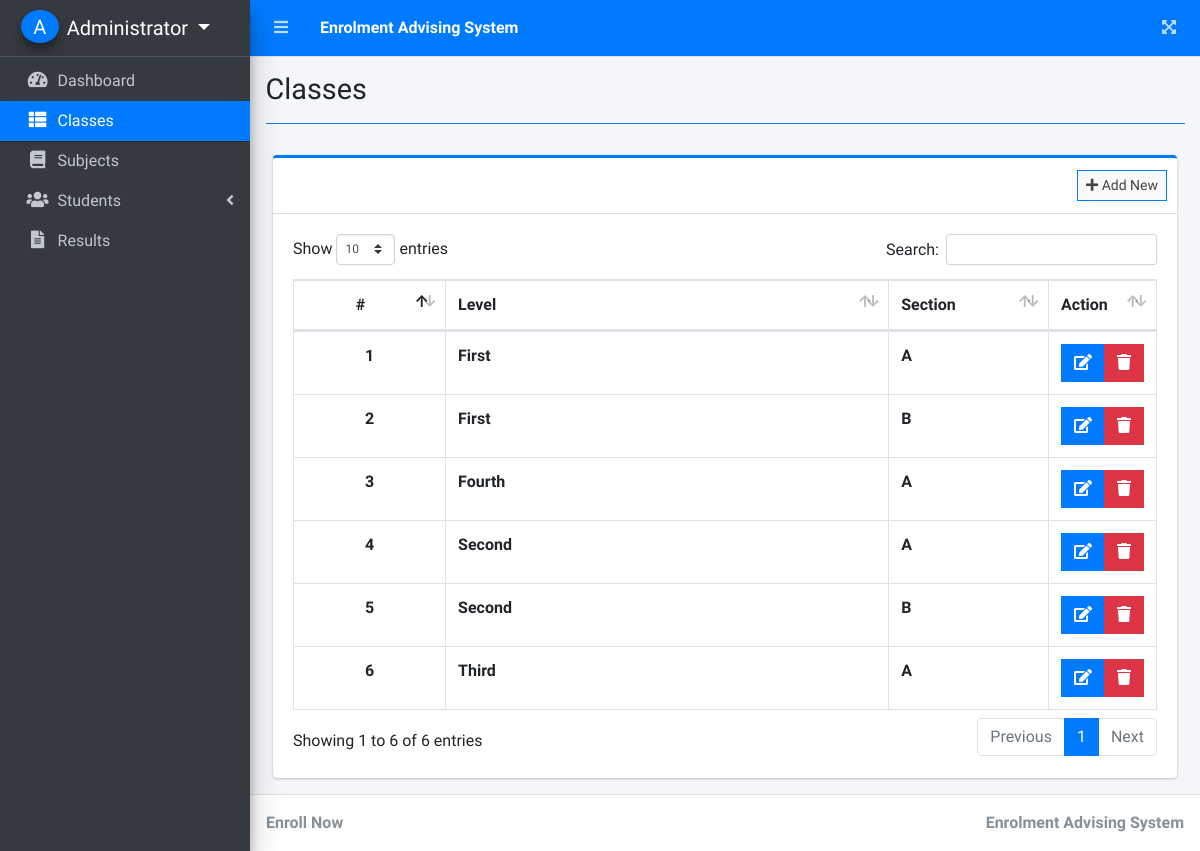
The app's page /index.php?page=classes (signed in) with its own data.
### tables this page shows
CREATE TABLE `classes` (
  `id` int(30) NOT NULL,
  `level` varchar(200) NOT NULL,
  `section` varchar(200) NOT NULL,
  `date_created` datetime NOT NULL DEFAULT current_timestamp()
);

### classes.php (the view, shortened to what this page needs)
<?php include'db_connect.php' ?>
<div class="col-lg-12">
	<div class="card card-outline card-primary">
		<div class="card-header">
			<div class="card-tools">
				<a class="btn btn-block btn-sm btn-default btn-flat border-primary new_class" href="javascript:void(0)"><i class="fa fa-plus"></i> Add New</a>
			</div>
		</div>
		<div class="card-body">
			<table class="table tabe-hover table-bordered" id="list">
				<colgroup>
					<col width="20%">
					<col width="60%">
					<col width="20%">
				</colgroup>
				<thead>
					<tr>
						<th class="text-center">#</th>
						<th>Level</th>
						<th>Section</th>
						<th>Action</th>
					</tr>
				</thead>
				<tbody>
					<?php
					$i = 1;
					$qry = $conn->query("SELECT * FROM classes order by level asc, section asc ");
					while($row= $qry->fetch_assoc()):
					?>
					<tr>
						<th class="text-center"><?php echo $i++ ?></th>
						<td><b><?php echo $row['level'] ?></b></td>
						<td><b><?php echo $row['section'] ?></b></td>
						<td class="text-center">
		                    <div class="btn-group">
		                        <a href="javascript:void(0)" data-id='<?php echo $row['id'] ?>' class="btn btn-primary btn-flat manage_class">
		                          <i class="fas fa-edit"></i>
		                        </a>
		                        <button type="button" class="btn btn-danger btn-flat delete_class" data-id="<?php echo $row['id'] ?>">
		                          <i class="fas fa-trash"></i>
		                        </button>
	                      </div>
						</td>
					</tr>
				<?php endwhile; ?>
				</tbody>
			</table>
		</div>
	</div>
</div>

### index.php (shortened to what this page needs)
<!DOCTYPE html>
<html lang="en">
<?php
	include 'header.php'
?>
<body class="hold-transition sidebar-mini layout-fixed layout-navbar-fixed layout-footer-fixed">
<div class="wrapper">
  <?php include 'topbar.php' ?>
  <?php include 'sidebar.php' ?>
  <div class="content-wrapper">
    <div class="content-header">
      <div class="container-fluid">
        <div class="row mb-2">
          <div class="col-sm-6">
            <h1 class="m-0"><?php echo $title ?></h1>
          </div>
        </div>
            <hr class="border-primary">
      </div>
    </div>
    <section class="content">
      <div class="container-fluid">
         <?php
            $page = isset($_GET['page']) ? $_GET['page'] : 'home';
            if(!file_exists($page.".php")){
                include '404.html';
            }else{
            include $page.'.php';
            }
          ?>
      </div>
    </section>
  </div>
  <footer class="main-footer">
    <strong>Enroll Now</strong>
    <div class="float-right d-none d-sm-inline-block">
      <b><?php echo $_SESSION['system']['name'] ?></b>
    </div>
  </footer>
</div>
</body>
</html>

### header.php (shortened to what this page needs)
<head>
  <?php
  $title = isset($_GET['page']) ? ucwords(str_replace("_", ' ', $_GET['page'])) : "Home";
  $title = str_replace("Persons Companies","Persons/Companies",$title);
  ?>
  <link rel="stylesheet" href="assets/plugins/fontawesome-free/css/all.min.css">
  <link rel="stylesheet" href="assets/plugins/overlayScrollbars/css/OverlayScrollbars.min.css">
  <link rel="stylesheet" href="assets/plugins/datatables-bs4/css/dataTables.bootstrap4.min.css">
  <link rel="stylesheet" href="assets/plugins/datatables-responsive/css/responsive.bootstrap4.min.css">
  <link rel="stylesheet" href="assets/plugins/datatables-buttons/css/buttons.bootstrap4.min.css">
  <link rel="stylesheet" href="assets/plugins/select2/css/select2.min.css">
  <link rel="stylesheet" href="assets/plugins/select2-bootstrap4-theme/select2-bootstrap4.min.css">
  <link rel="stylesheet" href="assets/plugins/sweetalert2-theme-bootstrap-4/bootstrap-4.min.css">
  <link rel="stylesheet" href="assets/plugins/toastr/toastr.min.css">
  <link rel="stylesheet" href="assets/plugins/dropzone/min/dropzone.min.css">
  <link rel="stylesheet" href="assets/dist/css/jquery.datetimepicker.min.css">
  <link rel="stylesheet" href="assets/plugins/icheck-bootstrap/icheck-bootstrap.min.css">
  <link rel="stylesheet" href="assets/plugins/bootstrap4-toggle/css/bootstrap4-toggle.min.css">
  <link rel="stylesheet" href="assets/dist/css/adminlte.min.css">
  <link rel="stylesheet" href="assets/dist/css/styles.css">
  <link rel="stylesheet" href="assets/plugins/summernote/summernote-bs4.min.css">
</head>

### topbar.php (shortened to what this page needs)
<nav class="main-header navbar navbar-expand navbar-primary navbar-dark ">
  <ul class="navbar-nav">
    <?php if(isset($_SESSION['login_id'])): ?>
    <li class="nav-item">
      <a class="nav-link" data-widget="pushmenu" href="" role="button"><i class="fas fa-bars"></i></a>
    </li>
  <?php endif; ?>
    <li>
      <a class="nav-link text-white"  href="./" role="button"> <large><b><?php echo $_SESSION['system']['name'] ?></b></large></a>
    </li>
  </ul>
  <ul class="navbar-nav ml-auto">
    <li class="nav-item">
      <a class="nav-link" data-widget="fullscreen" href="#" role="button">
        <i class="fas fa-expand-arrows-alt"></i>
      </a>
    </li>
  </ul>
</nav>

### sidebar.php (shortened to what this page needs)
<aside class="main-sidebar sidebar-dark-primary elevation-4">
  <div class="dropdown">
 	<a href="javascript:void(0)" class="brand-link dropdown-toggle" data-toggle="dropdown" aria-expanded="true">
      <?php if(empty($_SESSION['login_avatar'])): ?>
      <span class="brand-image img-circle elevation-3 d-flex justify-content-center align-items-center bg-primary text-white font-weight-500" style="width: 38px;height:50px"><?php echo strtoupper(substr($_SESSION['login_firstname'], 0,1).substr($_SESSION['login_lastname'], 0,1)) ?></span>
      <?php else: ?>
        <span class="image">
          <img src="../assets/uploads/<?php echo $_SESSION['login_avatar'] ?>" style="width: 38px;height:38px" class="img-circle elevation-2" alt="User Image">
        </span>
      <?php endif; ?>
      <span class="brand-text font-weight-light"><?php echo ucwords($_SESSION['login_firstname'].' '.$_SESSION['login_lastname']) ?></span>
    </a>
  </div>
  <div class="sidebar">
    <nav class="mt-2">
      <ul class="nav nav-pills nav-sidebar flex-column nav-flat" data-widget="treeview" role="menu" data-accordion="false">
        <li class="nav-item dropdown">
          <a href="./" class="nav-link nav-home">
            <i class="nav-icon fas fa-tachometer-alt"></i>
            <p>
              Dashboard
            </p>
          </a>
        </li>
        <li class="nav-item dropdown">
          <a href="./index.php?page=classes" class="nav-link nav-classes">
            <i class="nav-icon fas fa-th-list"></i>
            <p>
              Classes
            </p>
          </a>
        </li>
        <li class="nav-item dropdown">
          <a href="./index.php?page=subjects" class="nav-link nav-subjects">
            <i class="nav-icon fas fa-book"></i>
            <p>
              Subjects
            </p>
          </a>
        </li>
        <li class="nav-item">
          <a href="#" class="nav-link nav-edit_student">
            <i class="nav-icon fas fa-users"></i>
            <p>
              Students
              <i class="right fas fa-angle-left"></i>
            </p>
          </a>
        </li>
         <li class="nav-item dropdown">
          <a href="./index.php?page=results" class="nav-link nav-results nav-new_result nav-edit_result">
            <i class="nav-icon fas fa-file-alt"></i>
            <p>
              Results
            </p>
          </a>
        </li>
      </ul>
    </nav>
  </div>
</aside>

### records on screen
classes: level "First", section "A"
classes: level "First", section "B"
classes: level "Fourth", section "A"
classes: level "Second", section "A"
classes: level "Second", section "B"
classes: level "Third", section "A"

### other values on screen
$_SESSION['system']['name'] "Enrolment Advising System"
$_SESSION['login_firstname'].' '.$_SESSION['login_lastname'] "Administrator"
$title "Classes"
